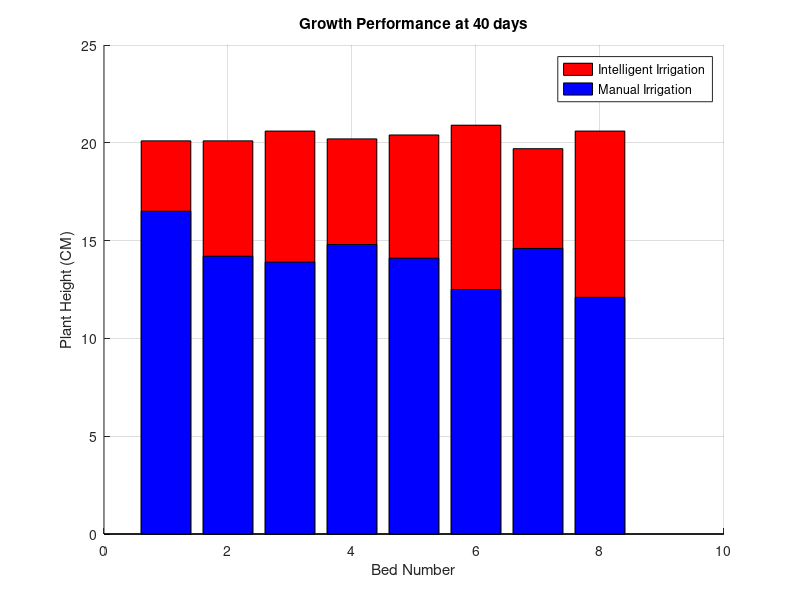
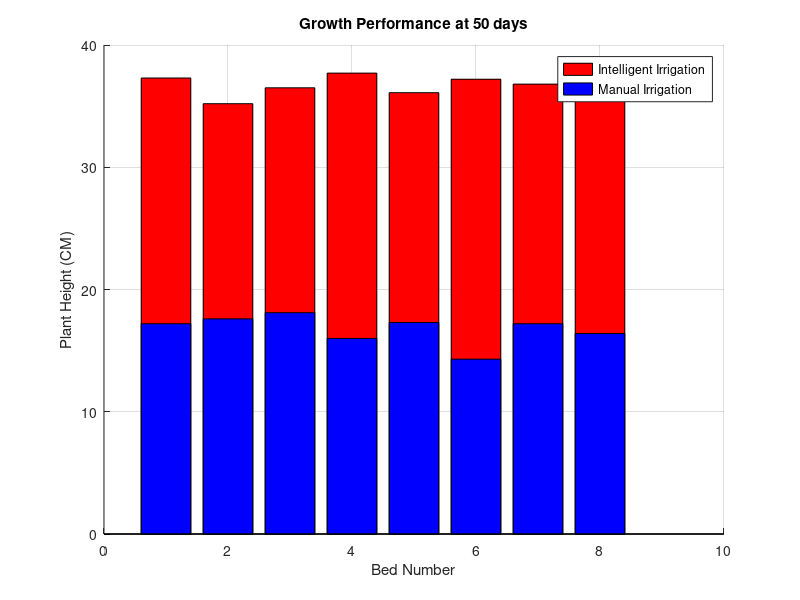

Write MATLAB code to recreate these figures, in order.
% Plant height 40 days
close all;
clear;
clc;
A=[20.1 20.1 20.6 20.2 20.4 20.9 19.7 20.6];
B=[16.5 14.2 13.9 14.8 14.1 12.5 14.6 12.1];
figure
hold on
bar(A,'r')
bar(B,'b')
grid on
title('Growth Performance at 40 days')
xlabel('Bed Number');
ylabel('Plant Height (CM)');
legend('Intelligent Irrigation','Manual Irrigation');
hold off


%plant height 50 days
clear;clc;
A=[37.3 35.2 36.5 37.7 36.1 37.2 36.8 36.6];
B=[17.2 17.6 18.1 16.0 17.3 14.3 17.2 16.4];
figure
hold on
bar(A,'r')
bar(B,'b')
grid on
title('Growth Performance at 50 days')
xlabel('Bed Number');
ylabel('Plant Height (CM)');
legend('Intelligent Irrigation','Manual Irrigation');
hold off

